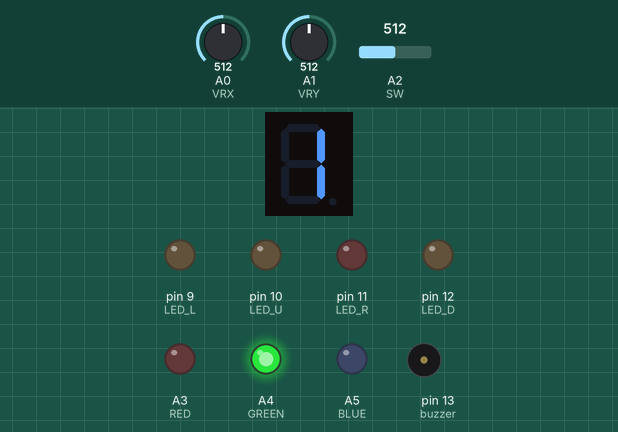
A sketch run on a simulated Arduino Uno, built with avr-gcc and run on an emulated ATmega328P. Shown: 1-digit seven-segment display, output pins drawn as LEDs (lit = HIGH), buzzer (waves = sounding). Wiring (inferred from the names in the program): 1-digit 7-segment display, segments lit when LOW: segments pin 2, pin 3, pin 4, pin 5, pin 6, pin 7, pin 8. Dashed ring = blinking. The inputs (shaded band) are chosen by the test bench; at power-on: A1 (VRY) = 512, A0 (VRX) = 512, A2 (SW) = 512. Random numbers use the default seed unless the sketch sets one; the segment pins are drawn as the display they are named for; pins used as bus, display or sensor lines are not drawn.

Above: at 5.0 s.
5.1 s: A1 (VRY) set to 892
6.6 s: A1 (VRY) set to 918
At 6.75 s:
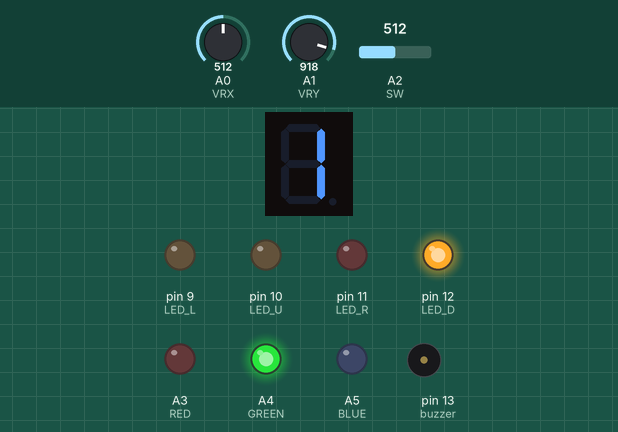
At 8.15 s:
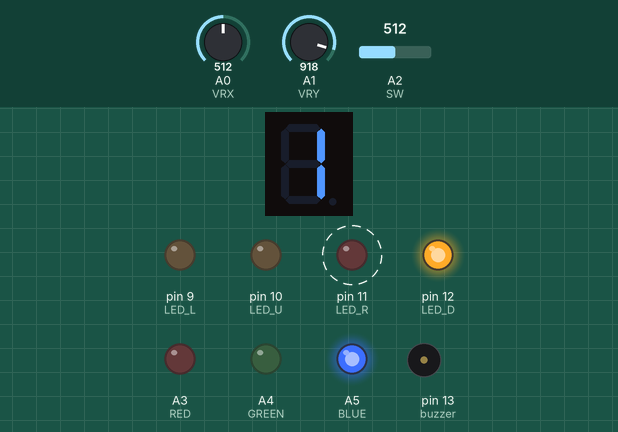
8.8 s: A1 (VRY) set to 900
At 9.05 s:
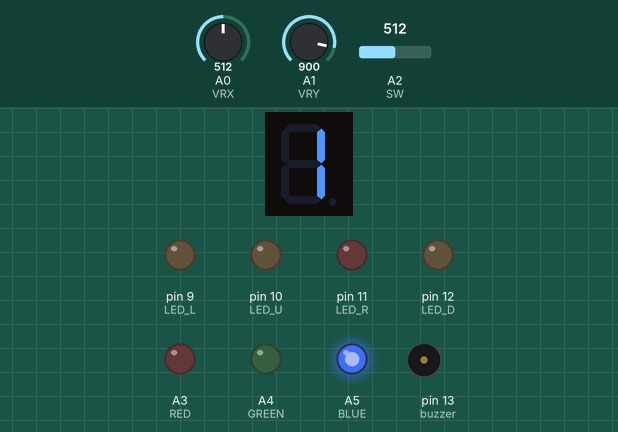
10.3 s: A0 (VRX) set to 110
12.4 s: A0 (VRX) set to 89
At 12.55 s:
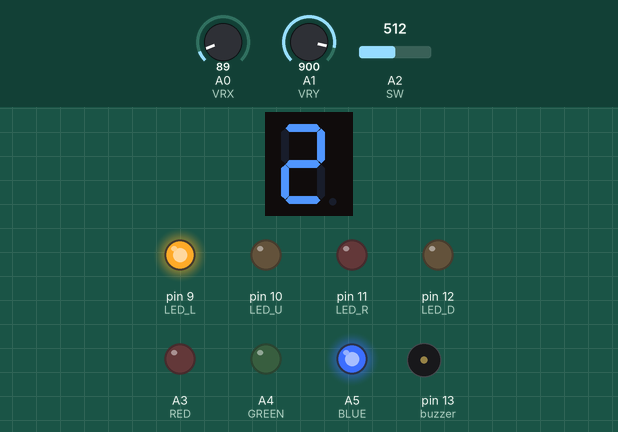
15.2 s: A0 (VRX) set to 910
Timing chart, 0 to 22.7 s (numbered marks = the images above; inputs shaded):
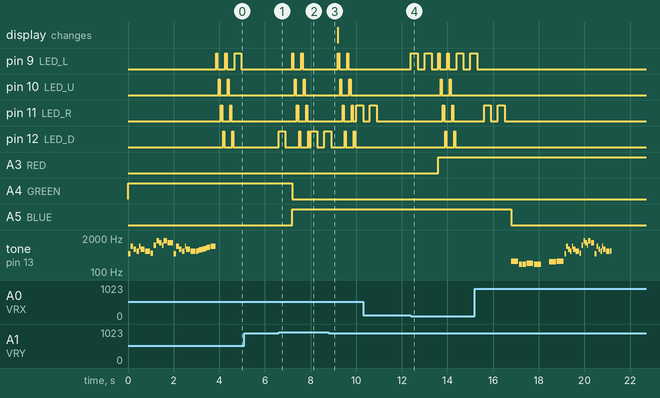

The sketch:

project_MemoryGame_okeunji.ino
```cpp
const int VRX = A0; //답 입력 조이스틱
const int VRY = A1;
const int SW = A2;

const int LED_U = 10; //문제, 답 출력 led 핀 번호
const int LED_R = 11;
const int LED_D = 12;
const int LED_L = 9;

const int RED = A3; // 목숨 표시 RGB led
const int GREEN = A4;
const int BLUE = A5;

const int pins[] = {2,3,4,5,6,7,8};    //세그먼트 연결
const int numberCode[15] = {
                            B11000000, //0 dp/gfedcba
                            B11111001, //1
                            B10100100, //2
                            B10110000, //3
                            B10011001, //4
                            B10010010, //5
                            B10000010, //6
                            B11011000, //7
                            B10000000, //8
                            B10010000, //9
                            B10001000, //A
                            B10000011, //b
                            B10100111, //c
                            B10100001, //E
                            B10001110  //F
                            };
#include "pitches.h"

const int buzzer = 13;
//시작 노래
int melody[] = {
  NOTE_B4, 16, NOTE_B5, 16, NOTE_FS5, 16, NOTE_DS5, 16, //1
  NOTE_B5, 32, NOTE_FS5, -16, NOTE_DS5, 8, NOTE_C5, 16,
  NOTE_C6, 16, NOTE_G6, 16, NOTE_E6, 16, NOTE_C6, 32, NOTE_G6, -16, NOTE_E6, 8,
  NOTE_B4, 16,  NOTE_B5, 16,  NOTE_FS5, 16,   NOTE_DS5, 16,  NOTE_B5, 32,  //2
  NOTE_FS5, -16, NOTE_DS5, 8,  NOTE_DS5, 32, NOTE_E5, 32,  NOTE_F5, 32,
  NOTE_F5, 32,  NOTE_FS5, 32,  NOTE_G5, 32,  NOTE_G5, 32, NOTE_GS5, 32,  NOTE_A5, 16, NOTE_B5, 8
};
// 끝 노래
int melodyOver[] = {NOTE_C4, 4, NOTE_G3, 8, NOTE_G3, 8, NOTE_A3, 4, NOTE_G3, 4, REST, 4, NOTE_B3, 4, NOTE_C4, 4};

int input_cnt = 0, level = 1, lifeN = 3; //1레벨, 목숨 3개로 시작

void setup() {
  pinMode(SW, INPUT_PULLUP);  //스위치
  pinMode(LED_U, OUTPUT);     //LED
  pinMode(LED_R, OUTPUT);
  pinMode(LED_D, OUTPUT);
  pinMode(LED_L, OUTPUT);
  for (int i = 0; i < 7; i++){ //7세그먼트
    pinMode(pins[i], OUTPUT);
  }
  pinMode(RED, OUTPUT);        //RGB LED
  pinMode(GREEN, OUTPUT);
  pinMode(BLUE, OUTPUT);
  randomSeed(analogRead(0));
  digitalWrite(GREEN, HIGH);   //시작 목숨 알림
  showScore(level);            //시작 level
  sing(melody, 120);           //시작 알림 노래
}


void loop() {
  while (lifeN){
    int answer[level] = {}, response[level] ={}; //레벨 당 게임 끝날 때마다 초기화
    for (int i = 0; i < 2; i++){                 //시작 의미로 반복
      for (int j = 9; j < 13; j++){
        ledOn(j, 50);
      }
    }
    randQuestion(answer);           //문제 난수 생성
    inputJoy(response);             //정답 입력
    correctCheck(answer, response); //정답 확인
    showScore(level);               //레벨 확인
  }
}


void ledOn(int n, int t){     //led OnOff함수
  digitalWrite(n, HIGH);
  delay(t);                   //켜진 상태로 유지
  digitalWrite(n, LOW);
  delay(t);                   //끈 상태로 유지
}

void randQuestion(int ans[]){      //문제 만들기 함수
  for (int i = 0; i < level; i++){ //레벨 수만큼 문제 만들기
    int seed = random(9,13);       //난수 받아서 값 만들기
    ans[i] = seed;
    ledOn(ans[i],300);             //해당 값의 LED 점등
  }
}

bool isJoystickMoved(int x, int y, int z){ //조이스틱의 반응이 있는지 확인
  return (x < 100 || x > 900 || y < 100 || y > 900 || z < 50);
}

void inputJoy(int resp[]){        //답 입력 함수
  input_cnt = 0;                  //시작 시 초기화
  while(input_cnt < level){       //level 수만큼 입력될 때까지 실행
    int x = analogRead(VRX);      //조이스틱 값
    int y = analogRead(VRY);
    int z = analogRead(SW);

    if (isJoystickMoved(x, y, z)){ //조이스틱의 반응이 있을 경우

      if (z < 50){                //스위치 누르면 재입력
        input_cnt = 0;
      }
      else if (y < 100){
        ledOn(LED_U, 300);        //해당 LED 점등
        resp[input_cnt] = 10;     //답 배열에 해당 값 넣기
        input_cnt++;
      }
      else if (x > 900){
        ledOn(LED_R, 300);
        resp[input_cnt] = 11;
        input_cnt++;
      }
      else if (y > 900){
        ledOn(LED_D, 300);
        resp[input_cnt] = 12;
        input_cnt++;
      }
      else if (x < 100){
        ledOn(LED_L, 300);
        resp[input_cnt] = 9;
        input_cnt++;
      }
    }
  }
}

void correctCheck(int ans[], int resp[]){ //정답과 답 일치 확인 함수
  bool correct = true;
  for (int i = 0; i < level; i++){ //하나라도 틀린 게 있을 경우
    if (ans[i] != resp[i]) {
      correct = false;
      lifeN--;                     //목숨 하나 깎임
      if(lifeN == 2){              //목숨2 = 파랑
        digitalWrite(GREEN, LOW);
        digitalWrite(BLUE, HIGH);
      }
      else if (lifeN == 1){        //목숨1 = 자주
        digitalWrite(RED, HIGH);
      }
      else if (lifeN == 0){        //목숨0 = 빨강
        digitalWrite(BLUE, LOW);
        sing(melodyOver, 180);     //끝나는 노래 재생
      }
      break;
    }
  }
  if (correct == true){  //틀린 게 없을 경우
    level++;             //다음 레벨 진행
  }
}

void showScore(int num){ //num=레벨
  boolean segmentBit;
  for (int bitP = 0; bitP < 8; bitP++){          //세그먼트
    segmentBit = bitRead(numberCode[num], bitP); //해당 레벨 세그먼트 패턴 가져와서 넣음
    digitalWrite(pins[bitP], segmentBit);        //세그먼트 LED 켜기
  }
}

void sing(int mel[], int tem){  //멜로디 재생 함수
  int notes = sizeof(melody) / sizeof(mel[0]) / 2;
  int wholenote = (60000 * 4) / tem;
  int divider = 0, noteDuration = 0;
  for (int thisNote = 0; thisNote < notes * 2; thisNote = thisNote + 2) {
    divider = mel[thisNote + 1];
    if (divider > 0) {
      noteDuration = (wholenote) / divider;
    } else if (divider < 0) {
      noteDuration = (wholenote) / abs(divider);
      noteDuration *= 1.5;
    }
    tone(buzzer, mel[thisNote], noteDuration * 0.9);
    delay(noteDuration);
    noTone(buzzer);
  }
}
```

pitches.h
```cpp
/*************************************************
   Public Constants
 *************************************************/

#define NOTE_B0 31
#define NOTE_C1 33
#define NOTE_CS1 35
#define NOTE_D1 37
#define NOTE_DS1 39
#define NOTE_E1 41
#define NOTE_F1 44
#define NOTE_FS1 46
#define NOTE_G1 49
#define NOTE_GS1 52
#define NOTE_A1 55
#define NOTE_AS1 58
#define NOTE_B1 62
#define NOTE_C2 65
#define NOTE_CS2 69
#define NOTE_D2 73
#define NOTE_DS2 78
#define NOTE_E2 82
#define NOTE_F2 87
#define NOTE_FS2 93
#define NOTE_G2 98
#define NOTE_GS2 104
#define NOTE_A2 110
#define NOTE_AS2 117
#define NOTE_B2 123
#define NOTE_C3 131
#define NOTE_CS3 139
#define NOTE_D3 147
#define NOTE_DS3 156
#define NOTE_E3 165
#define NOTE_F3 175
#define NOTE_FS3 185
#define NOTE_G3 196
#define NOTE_GS3 208
#define NOTE_A3 220
#define NOTE_AS3 233
#define NOTE_B3 247
#define NOTE_C4 262
#define NOTE_CS4 277
#define NOTE_D4 294
#define NOTE_DS4 311
#define NOTE_E4 330
#define NOTE_F4 349
#define NOTE_FS4 370
#define NOTE_G4 392
#define NOTE_GS4 415
#define NOTE_A4 440
#define NOTE_AS4 466
#define NOTE_B4 494
#define NOTE_C5 523
#define NOTE_CS5 554
#define NOTE_D5 587
#define NOTE_DS5 622
#define NOTE_E5 659
#define NOTE_F5 698
#define NOTE_FS5 740
#define NOTE_G5 784
#define NOTE_GS5 831
#define NOTE_A5 880
#define NOTE_AS5 932
#define NOTE_B5 988
#define NOTE_C6 1047
#define NOTE_CS6 1109
#define NOTE_D6 1175
#define NOTE_DS6 1245
#define NOTE_E6 1319
#define NOTE_F6 1397
#define NOTE_FS6 1480
#define NOTE_G6 1568
#define NOTE_GS6 1661
#define NOTE_A6 1760
#define NOTE_AS6 1865
#define NOTE_B6 1976
#define NOTE_C7 2093
#define NOTE_CS7 2217
#define NOTE_D7 2349
#define NOTE_DS7 2489
#define NOTE_E7 2637
#define NOTE_F7 2794
#define NOTE_FS7 2960
#define NOTE_G7 3136
#define NOTE_GS7 3322
#define NOTE_A7 3520
#define NOTE_AS7 3729
#define NOTE_B7 3951
#define NOTE_C8 4186
#define NOTE_CS8 4435
#define NOTE_D8 4699
#define NOTE_DS8 4978
#define REST      0
```

Measured:
- the behaviour switches between 900 and 901 on A1 (VRY) (found by bisection; images 0 and 1)
- the behaviour switches between 100 and 99 on A0 (VRX) (found by bisection; images 3 and 4)
- after the input at 5.1 s, every drawn part: stays the same
- after the input at 6.6 s, pin 9 (LED_L): alternates HIGH for 0.05 s and LOW for 0.35 s, 4 changes in all, then stays LOW, starting after 0.60 s; pin 10 (LED_U): alternates HIGH for 0.05 s and LOW for 0.35 s, 4 changes in all, then stays LOW, starting after 0.70 s
- after the input at 12.4 s, pin 9 (LED_L): LOW → HIGH at once, → LOW 0.30 s later, → HIGH 0.30 s later, → LOW 0.30 s later, … (11 changes in this stretch); pin 10 (LED_U): alternates HIGH for 0.05 s and LOW for 0.35 s, 4 changes in all, then stays LOW, starting after 1.3 s
- by itself, pin 10 (LED_U), pin 11 (LED_R): alternates HIGH for 0.05 s and LOW for 0.35 s
- by itself, tone on pin 13 (buzzer): plays 262 Hz for 0.30 s, 196 Hz for 0.15 s, 196 Hz for 0.15 s, 220 Hz for 0.30 s, 196 Hz for 0.30 s, 247 Hz for 0.30 s … (30 notes in this stretch)
